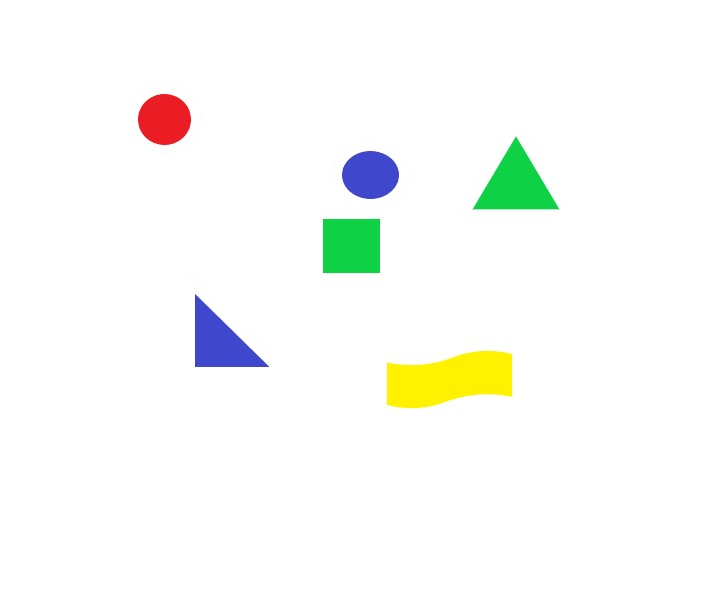
#> input picture image/shape3.jpg, 710 x 598 px
$ python shape.py image/shape3.jpg
#> lines starting #> are read from the running program, lines starting #| are printed output that depends on the picture; after the words box and inside, x2 and y2 are one past the last pixel; in counts of white or black regions, pixels touching at a corner belong together
import sys
import numpy as np
import cv2

# image_path = sys.argv[1]

img = cv2.imread('image/shape3.jpg')
#> img is the input picture: shape (598, 710, 3); mean B, G, R 247.3, 250.9, 249.1
imgGrey = cv2.cvtColor(img, cv2.COLOR_BGR2GRAY)
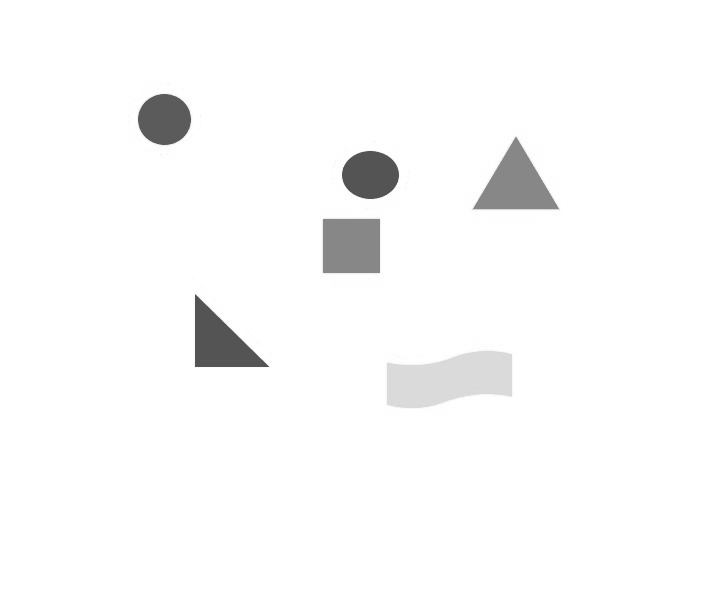
#> imgGrey: shape (598, 710); min 72, max 255, mean 249.9
_, thrash = cv2.threshold(imgGrey, 240, 255, cv2.THRESH_BINARY)
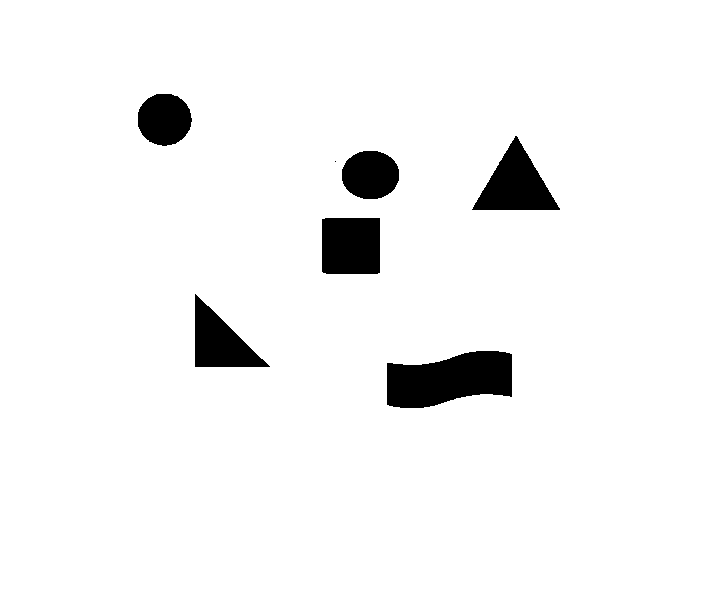
#> thrash: shape (598, 710); 95.5% white; 7 black regions (1 under 20 px)
contours, _ = cv2.findContours(thrash, cv2.RETR_TREE, cv2.CHAIN_APPROX_NONE)
#> contours = 8 contours, 1 with area under 20; largest, box (x1, y1, x2, y2) and area: (0, 0, 710, 598) 423273, (386, 350, 513, 409) 5548, (471, 135, 561, 211) 3443, (321, 217, 381, 275) 3349, (194, 293, 271, 368) 2881, (137, 93, 193, 147) 2286, (341, 150, 400, 200) 2281

# Initialize a dictionary to count shapes
shape_counts = {"Triangle": 0, "Square": 0, "Rectangle": 0, "Pentagon": 0, "Hexagon": 0, "Octagon": 0, "Star": 0, "Circle": 0}

for contour in contours:
    approx = cv2.approxPolyDP(contour, 0.01* cv2.arcLength(contour, True), True)
    shape_type = ""
    if len(approx) == 3:
        shape_type = "Triangle"
    elif len(approx) == 4:
        x1, y1, w, h = cv2.boundingRect(approx)
        aspectRatio = float(w) / h
        if aspectRatio >= 0.95 and aspectRatio <= 1.05:
            shape_type = "Square"
        else:
            shape_type = "Rectangle"
    elif len(approx) == 5:
        shape_type = "Pentagon"
    elif len(approx) == 6:
        shape_type = "Hexagon"
    elif len(approx) == 8:
        shape_type = "Octagon"
    elif len(approx) == 10:
        shape_type = "Star"
    else:
        shape_type = "Circle"

    # Draw the contour and label the shape on the image
    cv2.drawContours(img, [approx], 0, (0, 0, 0), 5)
    x = approx.ravel()[0]
    y = approx.ravel()[1] - 5
    cv2.putText(img, shape_type, (x, y), cv2.FONT_HERSHEY_COMPLEX, 0.5, (0, 0, 0))

    # Update the shape count
    if shape_type in shape_counts:
        shape_counts[shape_type] += 1
#> this loop made 8 passes
#> (approx, shape_type, x1, y1, w, h, aspectRatio, x) on passes 1, 4, 5: ([[0, 0], [0, 597], [709, 597], [709, 0]], 'Rectangle', 0, 0, 710, 598, 1.19, 0), ([[321, 219], [379, 217], [380, 272], [323, 273]], 'Rectangle', 321, 217, 60, 57, 1.05, 321), ([[334, 161], [335, 160], [336, 161], [335, 162]], 'Square', 334, 160, 3, 3, 1, 334)
#> (approx, shape_type, x, y) on passes 3, 7: ([[194, 294], [270, 366], [195, 367]], 'Triangle', 194, 289), ([[471, 209], [515, 135], [560, 208]], 'Triangle', 471, 204)
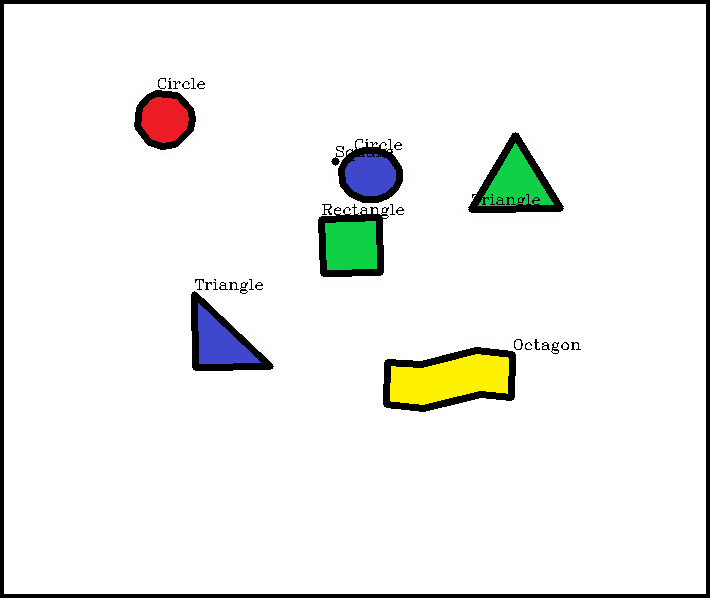
#> img: shape (598, 710, 3); 5.05% of pixels changed, all inside (x1, y1, x2, y2) = (0, 0, 710, 598)
#> after the loop, shape_counts = {'Triangle': 2, 'Square': 1, 'Rectangle': 2, 'Pentagon': 0, 'Hexagon': 0, 'Octagon': 1, 'Star': 0, 'Circle': 2}

cv2.imwrite('processed_image2.jpg', img)

# Print out the counts of each shape
for shape, count in shape_counts.items():
    print(f"{shape}: {count}")
#> this loop made 8 passes
#> (shape, count) on passes 1 to 8: ('Triangle', 2), ('Square', 1), ('Rectangle', 2), ('Pentagon', 0), ('Hexagon', 0), ('Octagon', 1), ('Star', 0), ('Circle', 2)
#| Triangle: 2
#| Square: 1
#| Rectangle: 2
#| Pentagon: 0
#| Hexagon: 0
#| Octagon: 1
#| Star: 0
#| Circle: 2
